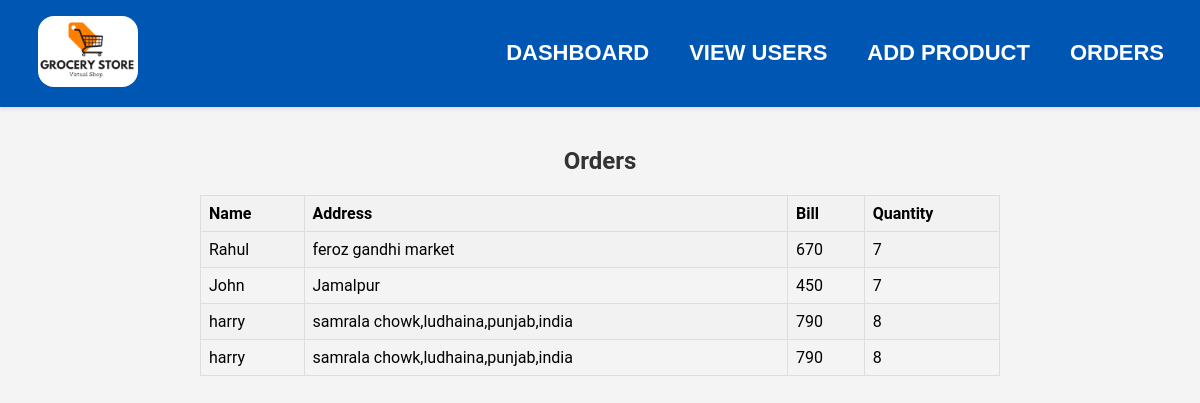
The app's page /Admin/orders.php with its own data.
### tables this page shows
CREATE TABLE `placeorder` (
  `ID` int(11) NOT NULL,
  `Name` varchar(50) DEFAULT NULL,
  `Address` varchar(50) NOT NULL,
  `Quantity` int(11) NOT NULL,
  `Bill` int(11) NOT NULL
);

### Admin/orders.php (the view, shortened to what this page needs)
<?php
include 'connect.php';
include 'header.php';
?>
<!DOCTYPE html>
<html lang="en">
<head>
    <link rel="stylesheet" href="styles.css">
</head>
<body>
<div class="order-content">
        <h2 class='h'><center>Orders</center></h2>
        <?php
        $sql = "SELECT * FROM placeorder";
        $result = $conn->query($sql);
        if ($result->num_rows > 0) {
            echo "<table class='table2'>
                <tr>
                <th class='th'>Name</th>
                    <th class='th'>Address</th>
                    <th class='th'>Bill</th>
                    <th class='th'>Quantity</th>
                </tr>";
            while($row = $result->fetch_assoc()) {
                echo "<tr class='tr'>
                        <td class='td'>".$row["Name"]."</td>
                        <td class='td'>".$row["Address"]."</td>
                        <td class='td'>".$row["Bill"]."</td>
                        <td class='td'>".$row["Quantity"]."</td>
                        </tr>";
            }
            echo "</table>";
        } else {
            echo "0 results";
        }
        ?>
</div>
</body>
</html>

### Admin/header.php (shortened to what this page needs)
<!DOCTYPE html>
<html lang="en">
<head>
    <link rel="stylesheet" href="style.css">
</head>
<body>
    <nav class="navbar">
        <div class="logo">
           <img src="../Images/logo.png" alt="Logo">
        </div>
        <ul class="nav-links">
        <li><a href="admin.php">Dashboard</a></li>
        <li><a href="viewusers.php">View Users</a></li>
            <li><a href="addproduct.php">Add Product</a></li>
            <li><a href="orders.php">Orders</a></li>
        </ul>
    </nav>
</body>
</html>

### Admin/style.css (style rules this page uses)
ul { margin: 0; padding: 0; list-style: none; font-family: Arial, sans-serif; }
.navbar { display: flex; justify-content: space-between; align-items: center; background-color: #0056B3; padding: 16px; box-shadow: 0 2px 4px rgba(0, 0, 0, 0.1); }
.navbar .logo img { max-width: 100px; border-radius: 16px; margin-left: 22px; }
.nav-links { display: flex; }
.nav-links li { margin-inline: 20px; }
.nav-links li a { text-decoration: none; color: white; font-weight: bold; transition: color 0.3s ease; text-transform: uppercase; font-size: 22px; font-family: sans-serif; }
.view-container th, td { padding: 12px; border-bottom: 1px solid #ddd; }

### Admin/styles.css (style rules this page uses)
body { font-family: Arial, sans-serif; background-color: #f4f4f4; margin: 0; padding: 0; }
th, td { padding: 8px; border-bottom: 1px solid #ddd; text-align: left; }
th { background-color: #f2f2f2; }
.order-content { max-width: 800px; margin: 0 auto; padding: 20px; }
.order-content .h { color: #333; }
.order-content .table2 { width: 100%; border-collapse: collapse; }
.order-content .th, .order-content .td { border: 1px solid #ddd; padding: 8px; text-align: left; }
.order-content .tr:nth-child(even) { background-color: #f2f2f2; }

### Admin/header.php (style rules this page uses)
body { font-family: Roboto; }

### Admin/orders.php (style rules this page uses)
body { font-family: Roboto; background-color: #f4f4f4; margin: 0; padding: 0; }

### records on screen
placeorder: Name "Rahul", Address "feroz gandhi market", Bill "670", Quantity "7"
placeorder: Name "John", Address "Jamalpur", Bill "450", Quantity "7"
placeorder: Name "harry", Address "samrala chowk,ludhaina,punjab,india", Bill "790", Quantity "8"
placeorder: Name "harry", Address "samrala chowk,ludhaina,punjab,india", Bill "790", Quantity "8"
